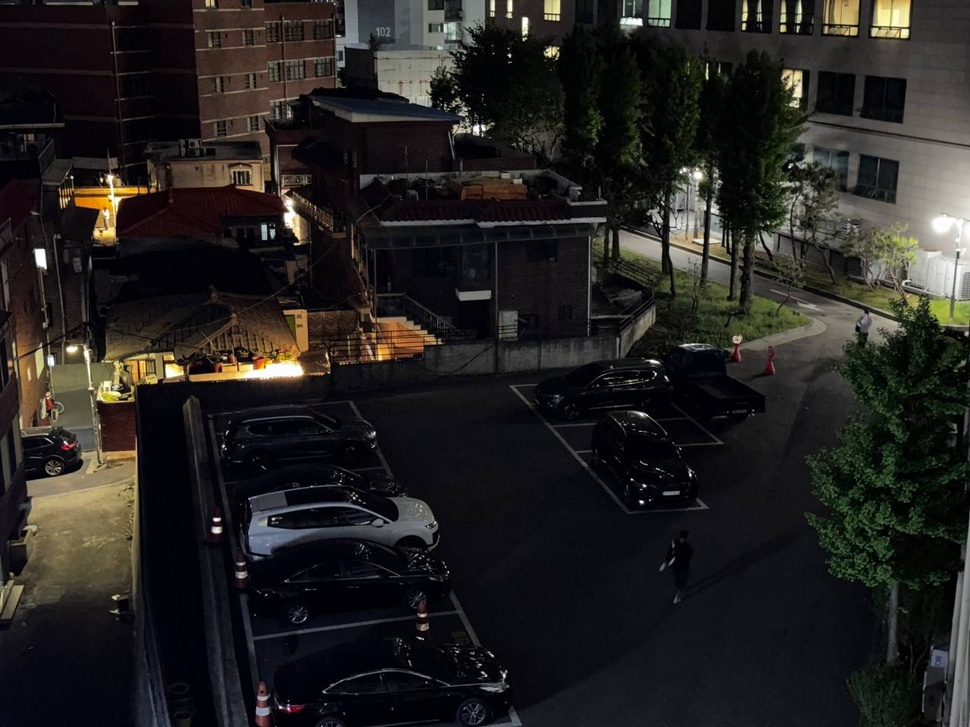
#> input picture samples/localization_refs/query_candidates/photo_2026-04-23_21.29.43.jpeg, 970 x 727 px, shrunk from 1280 x 960 before the run; its folder holds 3 pictures in this run
$ python localize.py --query ../samples/localization_refs/query_candidates/photo_2026-04-23_21.29.43.jpeg --references ../samples/localization_refs/query_candidates
#> lines starting #> are read from the running program, lines starting #| are printed output that depends on the picture
#!/usr/bin/env python3
"""Localize a parked car by matching a query photo against per-spot references.

Supported reference inputs:

1. A manifest JSON:
   {
     "spot_1": ["refs/spot_1/a.jpg", "refs/spot_1/b.jpg"],
     "spot_2": "refs/spot_2/a.jpg"
   }

2. A directory layout:
   references/
     spot_1/
       a.jpg
       b.jpg
     spot_2/
       a.jpg

3. Flat files named with a spot prefix:
   references/
     spot_1__a.jpg
     spot_2__b.jpg
"""

from __future__ import annotations

import argparse
import json
import time
from dataclasses import dataclass
from pathlib import Path
from typing import Any, Iterable

import cv2
import numpy as np

IMAGE_SUFFIXES = (".jpg", ".jpeg", ".png", ".webp", ".bmp")
IGNORED_REFERENCE_DIR_NAMES = {"query_candidates", "unlabeled_pool", "__pycache__"}


@dataclass(frozen=True)
class ReferenceImage:
    spot_id: str
    image_path: Path


@dataclass
class ImageFeatures:
    image_path: Path
    keypoints: list[Any]
    descriptors: np.ndarray | None


def parse_args() -> argparse.Namespace:
    parser = argparse.ArgumentParser(
        description="Run SIFT + FLANN parking spot localization."
    )
    parser.add_argument("--query", required=True, help="Query image path.")
    parser.add_argument(
        "--references",
        required=True,
        help="Reference manifest JSON or a directory of per-spot images.",
    )
    parser.add_argument("--output", default=None, help="Optional JSON output path.")
    parser.add_argument("--ratio-threshold", type=float, default=0.75)
    parser.add_argument("--min-matches", type=int, default=8)
    parser.add_argument("--min-inliers", type=int, default=6)
    parser.add_argument("--ransac-threshold", type=float, default=5.0)
    parser.add_argument("--top-k", type=int, default=3)
    return parser.parse_args()


def create_sift_detector():
    if not hasattr(cv2, "SIFT_create"):
        raise SystemExit(
            "OpenCV SIFT support is unavailable in this environment. "
            "Install a build with SIFT enabled, such as opencv-contrib-python."
        )
    return cv2.SIFT_create()


def build_matcher():
    return cv2.FlannBasedMatcher(dict(algorithm=1, trees=5), dict(checks=50))


def load_grayscale_image(path: Path) -> np.ndarray:
    image = cv2.imread(str(path), cv2.IMREAD_GRAYSCALE)
    if image is None:
        raise SystemExit(f"Failed to read image: {path}")
    return image


def extract_image_features(detector, image_path: Path) -> ImageFeatures:
    image = load_grayscale_image(image_path)
#> in load_grayscale_image, `image = cv2.imread(str(path), cv2.IMREAD_GRAYSCALE)`:
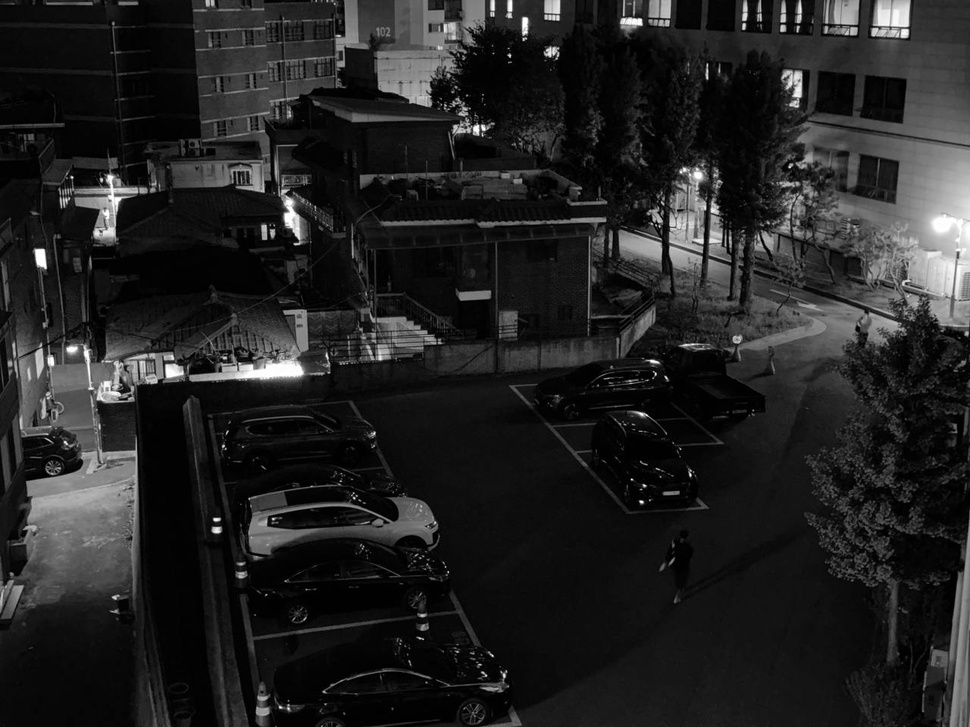
#> image: shape (727, 970); min 0, max 255, mean 34.8
    keypoints, descriptors = detector.detectAndCompute(image, None)
    return ImageFeatures(
        image_path=image_path, keypoints=keypoints or [], descriptors=descriptors
    )


def load_references(references_path: Path) -> list[ReferenceImage]:
    if not references_path.exists():
        raise SystemExit(f"Reference input not found: {references_path}")
    if references_path.is_file():
        return load_reference_manifest(references_path)
    return discover_reference_directory(references_path)


# [41 lines left out: functions load_reference_manifest, reference_images_for_value, not called in this run]


def discover_reference_directory(root: Path) -> list[ReferenceImage]:
    references: list[ReferenceImage] = []
    direct_images = list(iter_image_paths(root))
    if direct_images:
        for image_path in direct_images:
            stem = image_path.stem
            if "__" in stem:
                spot_id = stem.split("__", 1)[0]
            else:
                spot_id = stem
            references.append(
                ReferenceImage(spot_id=spot_id, image_path=image_path.resolve())
            )
        return references

    for subdir in sorted(path for path in root.iterdir() if path.is_dir()):
        references.extend(discover_references_from_subdir(subdir))
    if not references:
        raise SystemExit(f"No reference images found in {root}")
    return references


# [15 lines left out: function discover_references_from_subdir, not called in this run]


def iter_image_paths(root: Path) -> Iterable[Path]:
    for path in sorted(root.iterdir()):
        if path.is_file() and path.suffix.lower() in IMAGE_SUFFIXES:
            yield path


def ratio_filter(matches: Iterable[list[Any]], ratio_threshold: float) -> list[Any]:
    good_matches: list[Any] = []
    for pair in matches:
        if len(pair) < 2:
            continue
        first, second = pair
        if first.distance < ratio_threshold * second.distance:
            good_matches.append(first)
    return good_matches


def estimate_inliers(
    query_keypoints: list[Any],
    reference_keypoints: list[Any],
    matches: list[Any],
    ransac_threshold: float,
) -> tuple[bool, int]:
    if len(matches) < 4:
        return False, 0

    src = np.float32([query_keypoints[match.queryIdx].pt for match in matches]).reshape(
        -1, 1, 2
    )
    dst = np.float32(
        [reference_keypoints[match.trainIdx].pt for match in matches]
    ).reshape(-1, 1, 2)
    _homography, mask = cv2.findHomography(src, dst, cv2.RANSAC, ransac_threshold)
    if mask is None:
        return False, 0
    inlier_count = int(mask.ravel().sum())
    return inlier_count >= 4, inlier_count


def evaluate_reference(
    matcher,
    query_features: ImageFeatures,
    reference_features: ImageFeatures,
    *,
    ratio_threshold: float,
    min_matches: int,
    min_inliers: int,
    ransac_threshold: float,
) -> dict[str, object]:
    if query_features.descriptors is None:
        return failure_result(reference_features.image_path, "query_has_no_descriptors")
    if reference_features.descriptors is None:
        return failure_result(
            reference_features.image_path, "reference_has_no_descriptors"
        )

    matches = matcher.knnMatch(
        query_features.descriptors, reference_features.descriptors, k=2
    )
    good_matches = ratio_filter(matches, ratio_threshold)
    if len(good_matches) < min_matches:
        return {
            "reference_image": str(reference_features.image_path),
            "score": 0.0,
            "match_count": len(good_matches),
            "inlier_count": 0,
            "passed": False,
            "failure_reason": "too_few_matches",
        }

    homography_found, inlier_count = estimate_inliers(
        query_features.keypoints,
        reference_features.keypoints,
        good_matches,
        ransac_threshold,
    )
    if not homography_found or inlier_count < min_inliers:
        return {
            "reference_image": str(reference_features.image_path),
            "score": 0.0,
            "match_count": len(good_matches),
            "inlier_count": inlier_count,
            "passed": False,
            "failure_reason": "homography_rejected",
        }

    score = round(float(inlier_count) + (len(good_matches) / 1000.0), 3)
    return {
        "reference_image": str(reference_features.image_path),
        "score": score,
        "match_count": len(good_matches),
        "inlier_count": inlier_count,
        "passed": True,
    }


# [9 lines left out: function failure_result, not called in this run]


def localize_query(
    query_path: Path,
    references_path: Path,
    *,
    ratio_threshold: float,
    min_matches: int,
    min_inliers: int,
    ransac_threshold: float,
    top_k: int,
) -> dict[str, object]:
    started_at = time.perf_counter()
    detector = create_sift_detector()
    matcher = build_matcher()
    query_features = extract_image_features(detector, query_path)
#> in extract_image_features, `keypoints, descriptors = detector.detectAndCompute(image, None)`: keypoints = 3574 keypoints; strongest (x, y, size): (641, 502, 2.5), (40, 257, 10), (216, 530, 5.2), (690, 475, 1.9)
    references = load_references(references_path)

    candidates: list[dict[str, object]] = []
    for reference in references:
        result = evaluate_reference(
            matcher,
            query_features,
            extract_image_features(detector, reference.image_path),
            ratio_threshold=ratio_threshold,
            min_matches=min_matches,
            min_inliers=min_inliers,
            ransac_threshold=ransac_threshold,
        )
#> in evaluate_reference, `matches = matcher.knnMatch( query_features.descriptors, reference_feat..`: matches = 3574 matches
#> in estimate_inliers, `_homography, mask = cv2.findHomography(src, dst, cv2.RANSAC, ransac_th..`: mask = 3574 values from 1 to 1
#> in estimate_inliers, `inlier_count = int(mask.ravel().sum())`: inlier_count = 3574
#> in evaluate_reference, `homography_found, inlier_count = estimate_inliers( query_features.keyp..`: homography_found = True; inlier_count = 3574
#> in evaluate_reference, `score = round(float(inlier_count) + (len(good_matches) / 1000.0), 3)`: score = 3577.6
#> in localize_query, `result = evaluate_reference( matcher, query_features, extract_image_fe..`: result = 5 items
        result["spot_id"] = reference.spot_id
        candidates.append(result)
#> pass 2 of the loop in localize_query, `for reference in references:`:
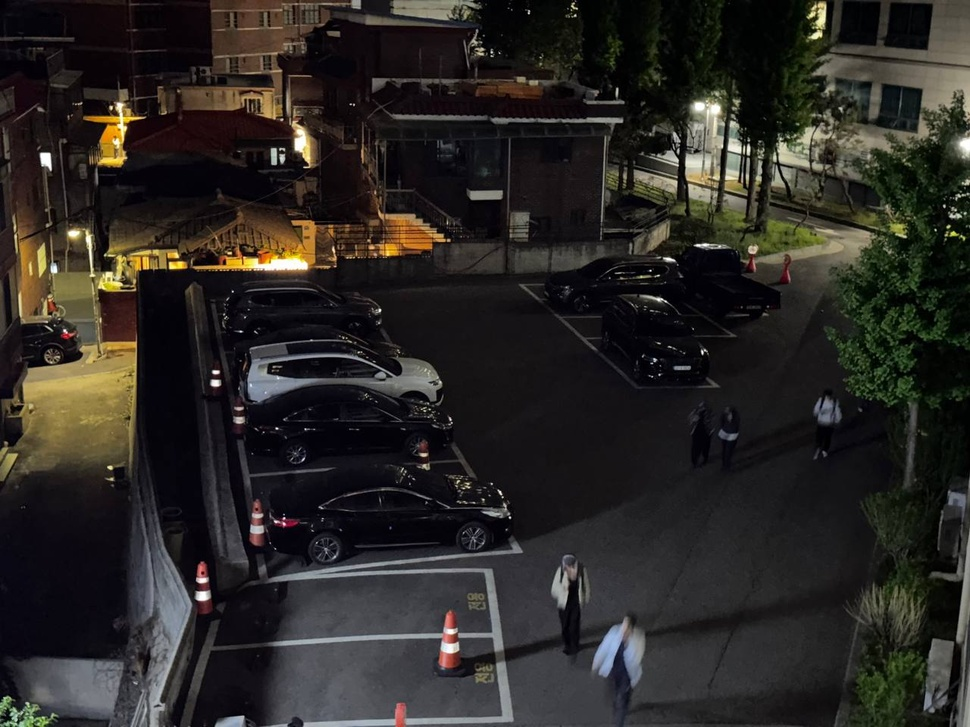
#> input picture samples/localization_refs/query_candidates/photo_2026-04-23_21.29.44.jpeg, 970 x 727 px, shrunk from 1280 x 960 before the run
#> in load_grayscale_image (call 3), `image = cv2.imread(str(path), cv2.IMREAD_GRAYSCALE)`:
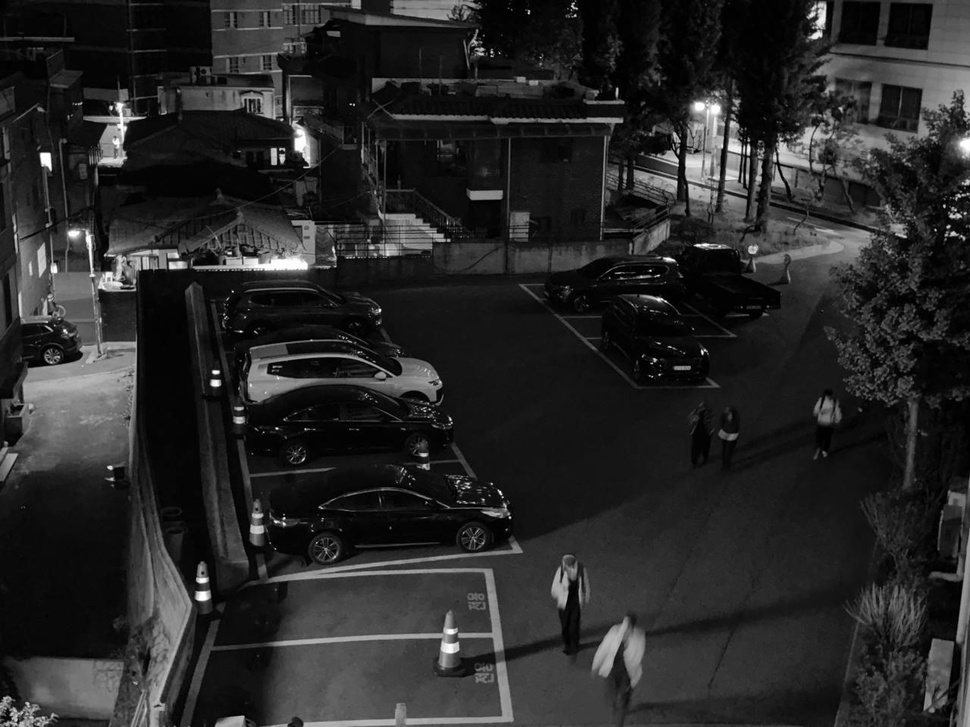
#> image: shape (727, 970); min 0, max 255, mean 40.3
#> keypoints = 3932 keypoints; strongest (x, y, size): (215, 383, 5.5), (203, 596, 7.6), (216, 372, 3.7), (380, 310, 2)
#> after the loop in ratio_filter (call 2), `for pair in matches:`: good_matches = 471 matches
#> src = 471 rows, first 8: [11.46, 573.8], [15.13, 586.7], [20.64, 587.4], [20.64, 587.4], [22.82, 505.8], [23.66, 589.6], [23.99, 560.9], [24.41, 545.7]
#> dst = 471 rows, first 8: [5.77, 442.7], [8.68, 454.9], [15.05, 455.2], [15.05, 455.2], [704.6, 91.58], [17.46, 457.8], [18.6, 433.8], [20, 418.4]
#> pass 3 of the loop in localize_query, `for reference in references:`:
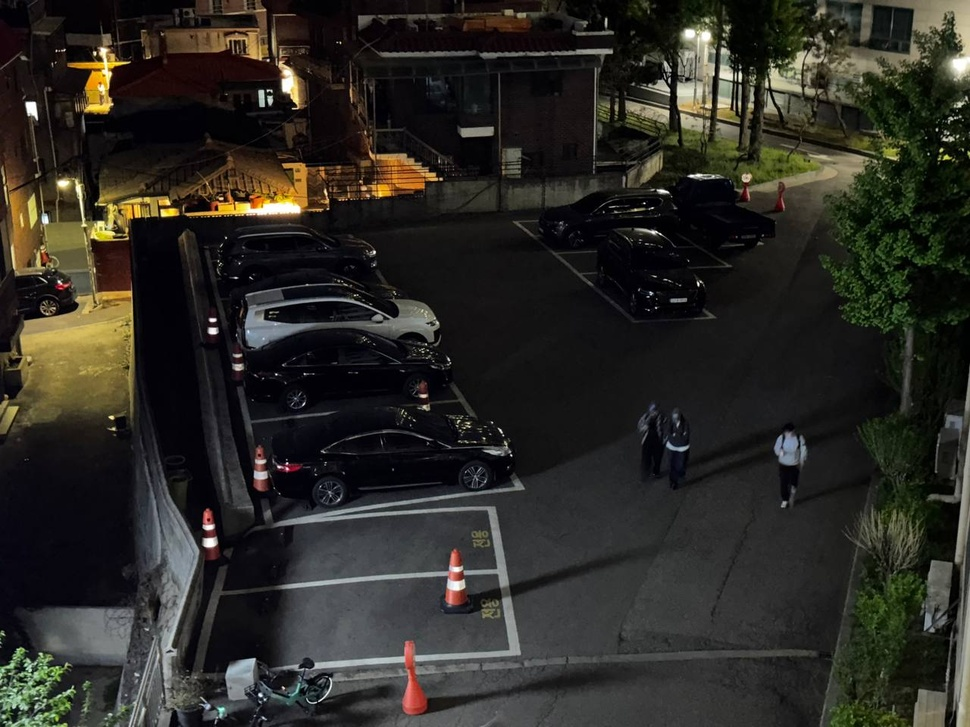
#> input picture samples/localization_refs/query_candidates/photo_2026-04-23_21.29.45.jpeg, 970 x 727 px, shrunk from 1280 x 960 before the run
#> in load_grayscale_image (call 4), `image = cv2.imread(str(path), cv2.IMREAD_GRAYSCALE)`:
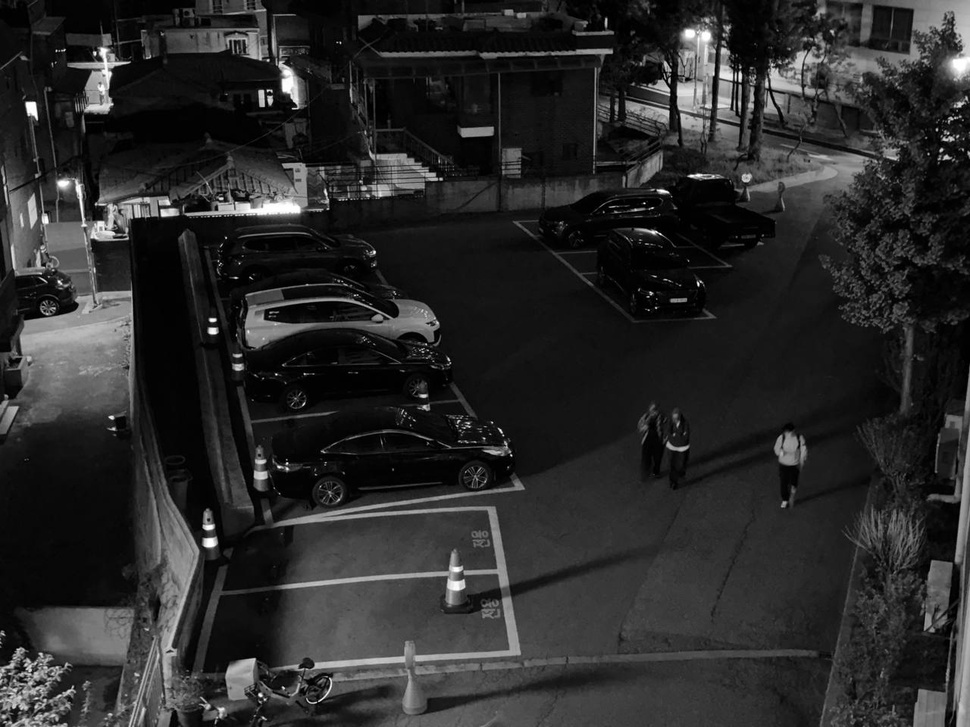
#> image: shape (727, 970); min 0, max 255, mean 42
#> keypoints = 3925 keypoints; strongest (x, y, size): (31, 108, 8.7), (213, 331, 5.4), (210, 543, 7.6), (260, 695, 2.7)
#> after the loop in ratio_filter (call 3), `for pair in matches:`: good_matches = 390 matches
#> src = 390 rows, first 8: [11.46, 573.8], [11.46, 573.8], [15.13, 586.7], [18.82, 577.3], [18.86, 457.7], [20.64, 587.4], [20.64, 587.4], [21.11, 427.6]
#> dst = 390 rows, first 8: [5.98, 395.8], [5.98, 395.8], [9.67, 408], [14.48, 400.5], [954.2, 466.1], [15.45, 408.2], [15.45, 408.2], [13.97, 267]

    candidates.sort(
        key=lambda item: (
            bool(item["passed"]),
            float(item["score"]),
            int(item["inlier_count"]),
            int(item["match_count"]),
        ),
        reverse=True,
    )
    best = candidates[0] if candidates else None
    elapsed_ms = round((time.perf_counter() - started_at) * 1000.0, 2)
    return {
        "query_image": str(query_path.resolve()),
        "spot_id": best["spot_id"] if best and best["passed"] else None,
        "score": best["score"] if best else 0.0,
        "match_count": best["match_count"] if best else 0,
        "inlier_count": best["inlier_count"] if best else 0,
        "elapsed_ms": elapsed_ms,
        "failure_reason": (
            None
            if best and best["passed"]
            else (best["failure_reason"] if best else "no_references")
        ),
        "candidates": candidates[: max(top_k, 0)],
    }


def main() -> None:
    args = parse_args()
    result = localize_query(
        Path(args.query).resolve(),
        Path(args.references).resolve(),
        ratio_threshold=args.ratio_threshold,
        min_matches=args.min_matches,
        min_inliers=args.min_inliers,
        ransac_threshold=args.ransac_threshold,
        top_k=args.top_k,
    )
#> in localize_query, `best = candidates[0] if candidates else None`: best = 6 items
#> result = 8 items
    rendered = json.dumps(result, indent=2)
    print(rendered)
#| {
#|   "query_image": "samples/localization_refs/query_candidates/photo_2026-04-23_21.29.43.jpeg",
#|   "spot_id": "photo_2026-04-23_21.29.43",
#|   "score": 3577.574,
#|   "match_count": 3574,
#|   "inlier_count": 3574,
#|   "elapsed_ms": 1863.23,
#|   "failure_reason": null,
#|   "candidates": [
#|     {
#|       "reference_image": "samples/localization_refs/query_candidates/photo_2026-04-23_21.29.43.jpeg",
#|       "score": 3577.574,
#> (further printed lines are left out)
    if args.output:
        output_path = Path(args.output)
        output_path.parent.mkdir(parents=True, exist_ok=True)
        output_path.write_text(rendered + "\n", encoding="utf-8")


if __name__ == "__main__":
    main()
